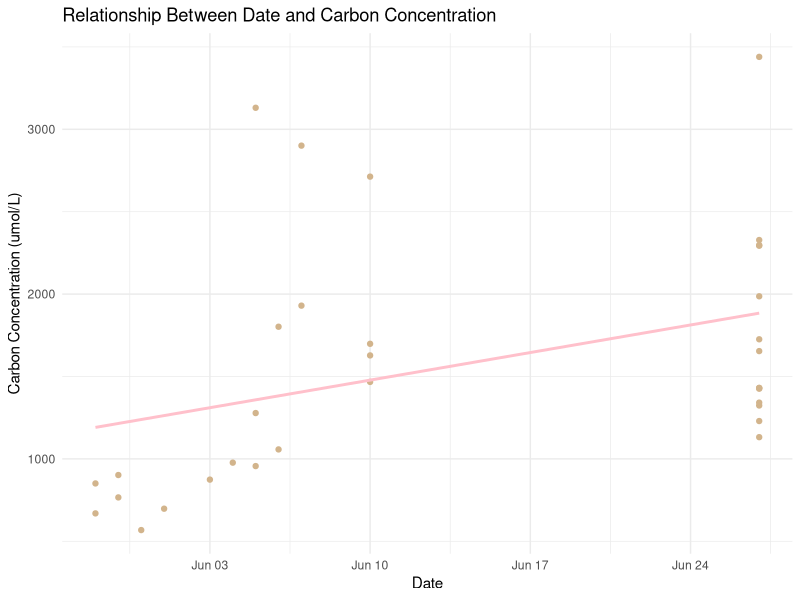
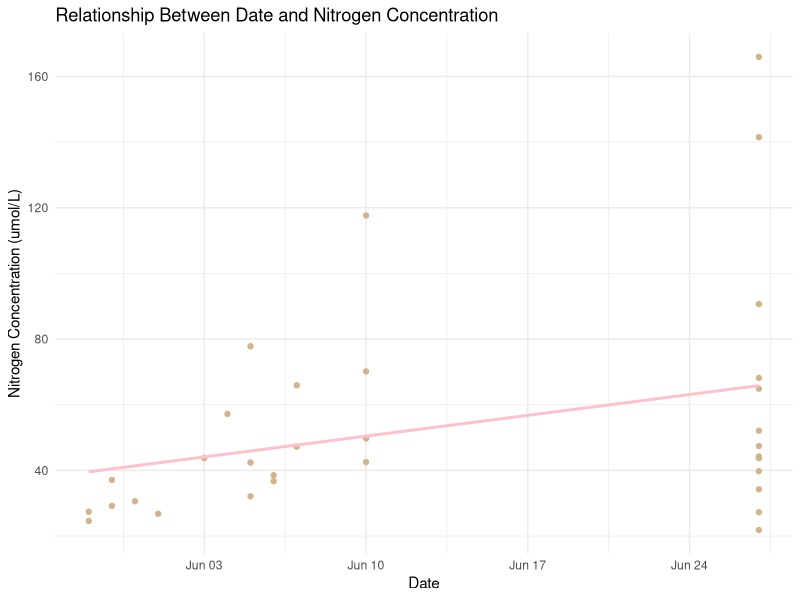
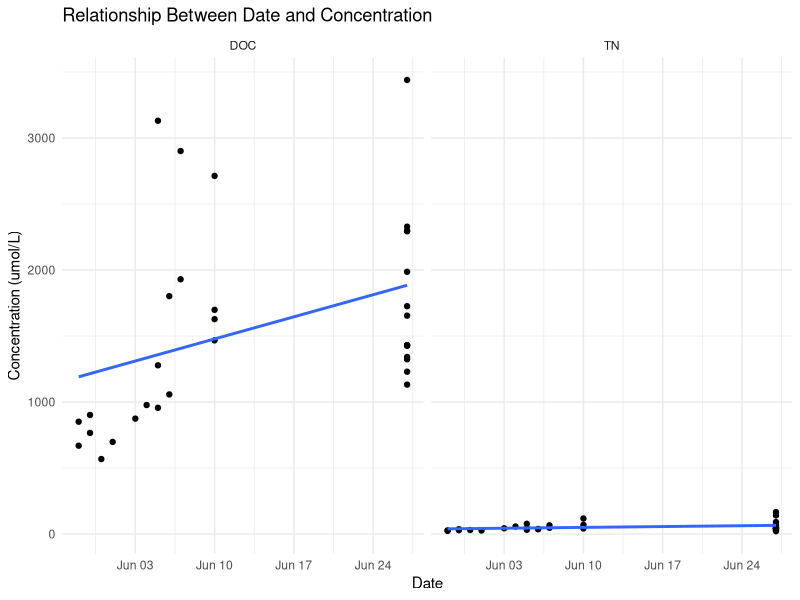
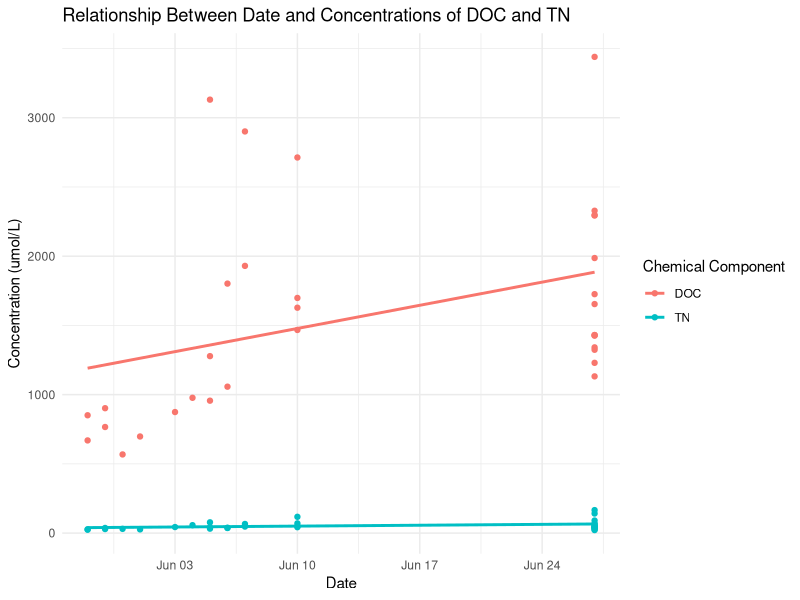
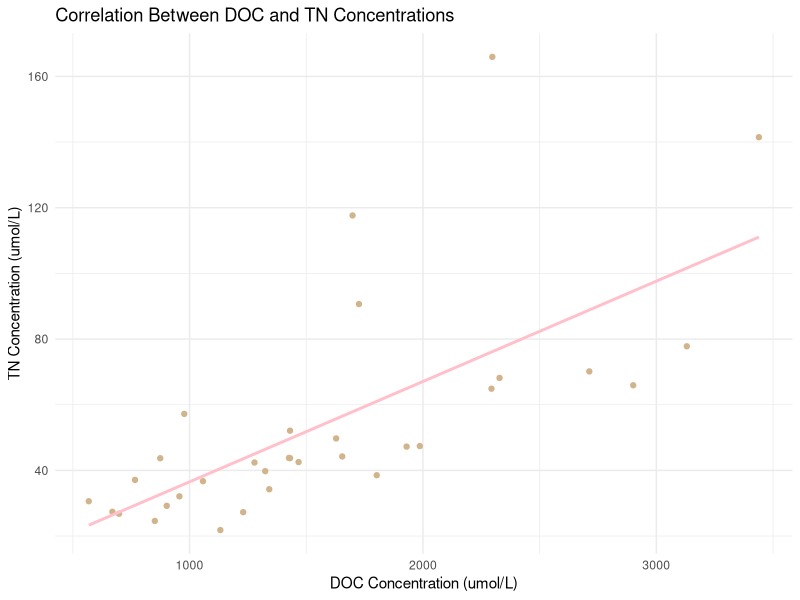
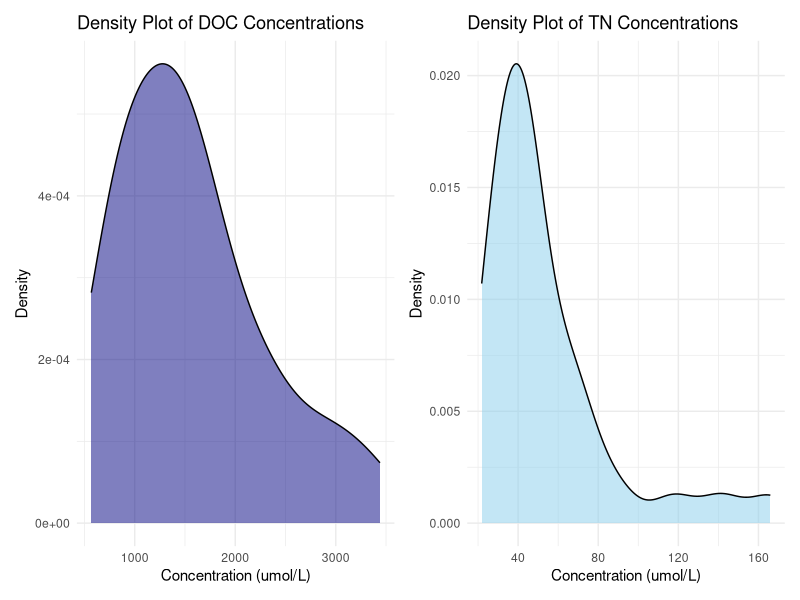
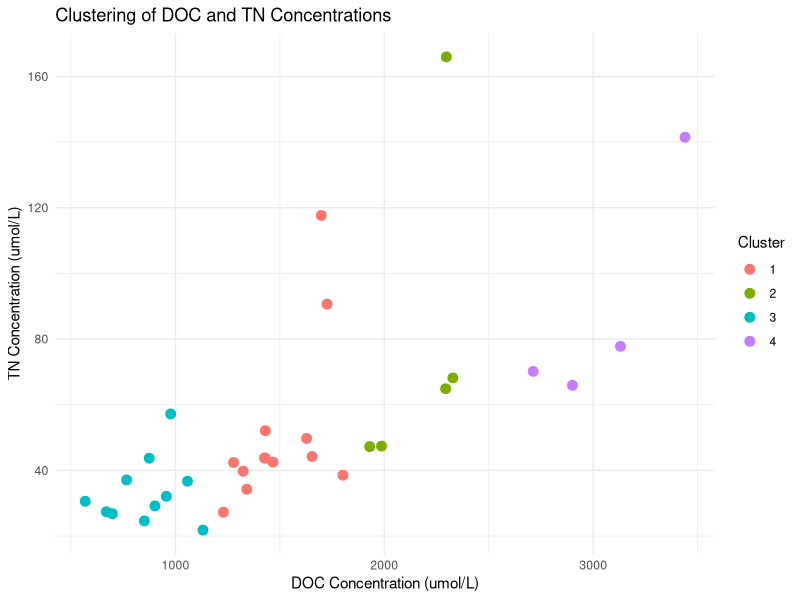

The R script that drew these images, in order:
## ---- chunk 1
#| include: true
#| error: false
library(tidyverse)
library(patchwork)
library(ggplot2)
library(dplyr)
## ---- chunk 2
#| include: true
DOC <- read.csv("CGAlaskaDOC.csv")
glimpse(DOC)
## ---- chunk 3
#| include: false
TN <- read.csv("CGAlaskaTN.csv")
glimpse(TN)
## ---- chunk 4
#| include: false
colnames(DOC)[colnames(DOC) == "umol.L.C"] <- "concentration"
colnames(TN)[colnames(TN) == "umol.L.N"] <- "concentration"

## ---- chunk 5
#| include: false
DOC$Date <- as.Date(DOC$Date, format = "%m/%d/%Y")
TN$Date <- as.Date(TN$Date, format = "%m/%d/%Y")
## ---- chunk 6
ggplot(DOC, aes(x = Date, y = concentration)) +
  geom_point(color = "tan") +
  geom_smooth(method = "lm", color = "pink", se = FALSE) +
  labs(
    title = "Relationship Between Date and Carbon Concentration",
    x = "Date",
    y = "Carbon Concentration (umol/L)"
  ) +
  theme_minimal()


ggplot(TN, aes(x = Date, y = concentration)) +
  geom_point(color = "tan") +
  geom_smooth(method = "lm", color = "pink", se = FALSE) +
  labs(
    title = "Relationship Between Date and Nitrogen Concentration",
    x = "Date",
    y = "Nitrogen Concentration (umol/L)"
  ) +
  theme_minimal()

## ---- chunk 7

DOC$Type <- "DOC"
TN$Type <- "TN"


combined_data <- bind_rows(DOC, TN)

ggplot(combined_data, aes(x = Date, y = concentration)) +
  geom_point() +
  geom_smooth(method = "lm", se = FALSE) +
  facet_wrap(~ Type, ncol = 2) +
  labs(
    title = "Relationship Between Date and Concentration",
    x = "Date",
    y = "Concentration (umol/L)"
  ) +
  theme_minimal()

## ---- chunk 8

DOC$Type <- "DOC"
TN$Type <- "TN"
combined_data <- bind_rows(DOC, TN)


ggplot(combined_data, aes(x = Date, y = concentration, color = Type)) +
  geom_point() +
  geom_smooth(method = "lm", se = FALSE) +
  labs(
    title = "Relationship Between Date and Concentrations of DOC and TN",
    x = "Date",
    y = "Concentration (umol/L)",
    color = "Chemical Component"
  ) +
  theme_minimal()

## ---- chunk 9
merged_data <- merge(DOC, TN, by = "Sample.ID", suffixes = c("_DOC", "_TN"))


ggplot(merged_data, aes(x = concentration_DOC, y = concentration_TN)) +
  geom_point(color = "tan") +
  geom_smooth(method = "lm", color = "pink", se = FALSE) +
  labs(
    title = "Correlation Between DOC and TN Concentrations",
    x = "DOC Concentration (umol/L)",
    y = "TN Concentration (umol/L)"
  ) +
  theme_minimal()

## ---- chunk 10
plot_DOC <- ggplot(DOC, aes(x = concentration)) +
  geom_density(fill = "navy", alpha = 0.5) +
  labs(
    title = "Density Plot of DOC Concentrations",
    x = "Concentration (umol/L)",
    y = "Density"
  ) +
  theme_minimal()


plot_TN <- ggplot(TN, aes(x = concentration)) +
  geom_density(fill = "skyblue", alpha = 0.5) +
  labs(
    title = "Density Plot of TN Concentrations",
    x = "Concentration (umol/L)",
    y = "Density"
  ) +
  theme_minimal()

plot_DOC + plot_TN

## ---- chunk 11
clustering_data <- merged_data[, c("concentration_DOC", "concentration_TN")]
kmeans_result <- kmeans(clustering_data, centers = 4)

merged_data$Cluster <- as.factor(kmeans_result$cluster)

ggplot(merged_data, aes(x = concentration_DOC, y = concentration_TN, color = Cluster)) +
  geom_point(size = 3) +
  labs(
    title = "Clustering of DOC and TN Concentrations",
    x = "DOC Concentration (umol/L)",
    y = "TN Concentration (umol/L)",
    color = "Cluster"
  ) +
  theme_minimal()
